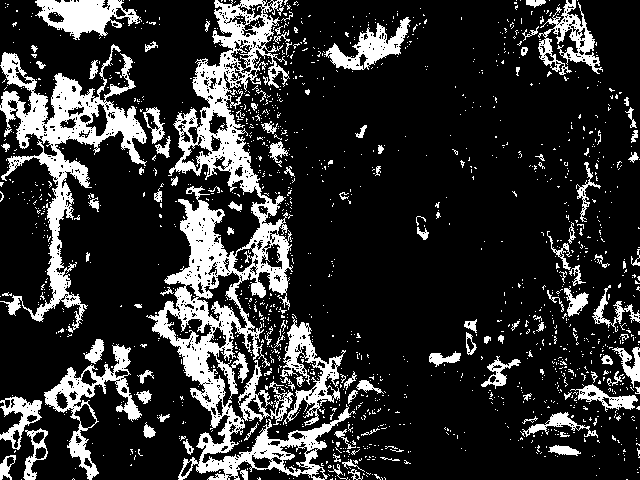
#> input picture HSCluster1.png, 640 x 480 px
$ python AreaKMeans.py
#> lines starting #> are read from the running program, lines starting #| are printed output that depends on the picture; after the words box and inside, x2 and y2 are one past the last pixel; in counts of white or black regions, pixels touching at a corner belong together
import matplotlib.pyplot as plt
from mpl_toolkits.mplot3d import Axes3D
import cv2
import numpy as np
from sklearn.cluster import KMeans
from sklearn import metrics
from scipy.spatial.distance import cdist
from PIL import Image

src1 = cv2.imread('../HSCluster1.png')
#> src1 is the input picture: shape (480, 640, 3); 19% white; 1474 white regions (1362 under 20 px), largest, box (x1, y1, x2, y2) and area: (146, 0, 356, 480) 22118, (0, 44, 147, 333) 9710, (44, 344, 142, 480) 2822
# cv2.imshow('Imagen Cluster 1', src1)

src2 = cv2.imread('../HSCluster2.png')
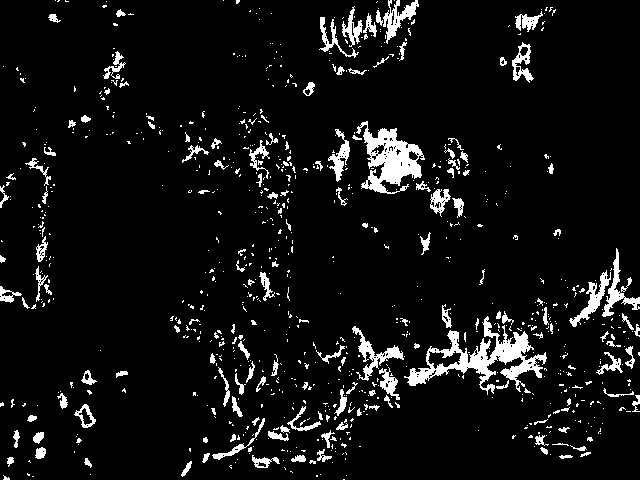
#> input picture HSCluster2.png, 640 x 480 px
#> src2 is the input picture: shape (480, 640, 3); 7% white; 857 white regions (702 under 20 px), largest, box (x1, y1, x2, y2) and area: (404, 316, 547, 395) 3117, (356, 121, 425, 194) 2290, (352, 326, 404, 381) 666
# cv2.imshow('Imagen Cluster 2', src2)

blur1 = cv2.GaussianBlur(src1,(7,7),0)
threshOp1 = cv2.threshold(blur1, 100, 255, cv2.THRESH_BINARY)[1]
#> threshOp1: shape (480, 640, 3); 20.8% white; 255 white regions (146 under 20 px), largest, box (x1, y1, x2, y2) and area: (149, 0, 351, 480) 29512, (0, 52, 147, 333) 11178, (44, 339, 141, 422) 2824
# cv2.imshow("Gaussian Cluster 1", threshOp1)

blur2 = cv2.GaussianBlur(src2,(7,7),0)
threshOp2 = cv2.threshold(blur2, 100, 255, cv2.THRESH_BINARY)[1]
#> threshOp2: shape (480, 640, 3); 7.1% white; 276 white regions (127 under 20 px), largest, box (x1, y1, x2, y2) and area: (407, 317, 547, 393) 3563, (361, 127, 425, 194) 2461, (352, 326, 404, 381) 772
# cv2.imshow("Gaussian Cluster 2", threshOp2)

imageGrayRGB1 = cv2.cvtColor(src1,cv2.COLOR_RGB2GRAY)
#> imageGrayRGB1: shape (480, 640); 19% white; 1474 white regions (1362 under 20 px)
ret1, thresh1 = cv2.threshold(imageGrayRGB1, 127, 255, 0)
contours1, hierarchy1 = cv2.findContours(thresh1, cv2.RETR_LIST, cv2.CHAIN_APPROX_SIMPLE)
#> contours1 = 2834 contours, 2625 with area under 20; largest, box (x1, y1, x2, y2) and area: (146, 0, 356, 480) 26708, (0, 44, 147, 333) 9826, (44, 344, 142, 480) 3288, (35, 0, 142, 40) 2320, (280, 316, 346, 426) 2148
imageRGBThreshColor1 = cv2.cvtColor(imageGrayRGB1,cv2.COLOR_GRAY2RGB)
cv2.drawContours(imageRGBThreshColor1, contours1, -1, (255,255,255), 3)
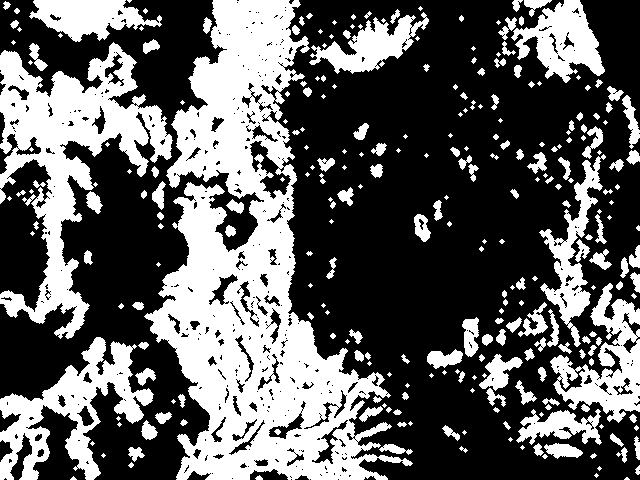
#> imageRGBThreshColor1: shape (480, 640, 3); 37.3% white; 279 white regions (113 under 20 px), largest, box (x1, y1, x2, y2) and area: (144, 0, 413, 480) 52498, (0, 42, 173, 339) 17831, (0, 337, 154, 480) 8086
# cv2.imshow("Filled Cluster 1", imageRGBThreshColor1)

imageGrayRGB2 = cv2.cvtColor(src2,cv2.COLOR_RGB2GRAY)
#> imageGrayRGB2: shape (480, 640); 7% white; 857 white regions (702 under 20 px)
ret2, thresh2 = cv2.threshold(imageGrayRGB2, 127, 255, 0)
contours2, hierarchy2 = cv2.findContours(thresh2, cv2.RETR_LIST, cv2.CHAIN_APPROX_SIMPLE)
#> contours2 = 1083 contours, 965 with area under 20; largest, box (x1, y1, x2, y2) and area: (404, 316, 547, 395) 3049, (356, 121, 425, 194) 2292, (352, 326, 404, 381) 535, (569, 270, 611, 327) 495, (383, 0, 419, 44) 484
imageRGBThreshColor2 = cv2.cvtColor(imageGrayRGB2,cv2.COLOR_GRAY2RGB)
cv2.drawContours(imageRGBThreshColor2, contours2, -1, (255,255,255), 3)
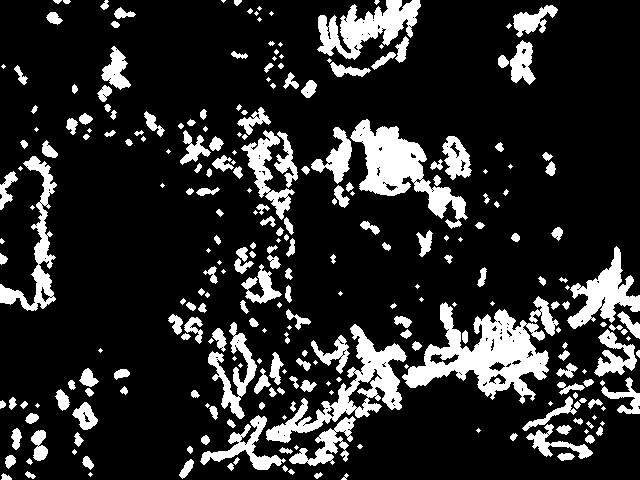
#> imageRGBThreshColor2: shape (480, 640, 3); 16.8% white; 272 white regions (76 under 20 px), largest, box (x1, y1, x2, y2) and area: (402, 302, 549, 404) 6359, (350, 119, 468, 229) 4461, (266, 324, 407, 443) 4079
# cv2.imshow("Filled Cluster 2", imageRGBThreshColor2)

blur1 = cv2.GaussianBlur(imageRGBThreshColor1,(13,13),0)
threshOp1 = cv2.threshold(blur1, 100, 255, cv2.THRESH_BINARY)[1]
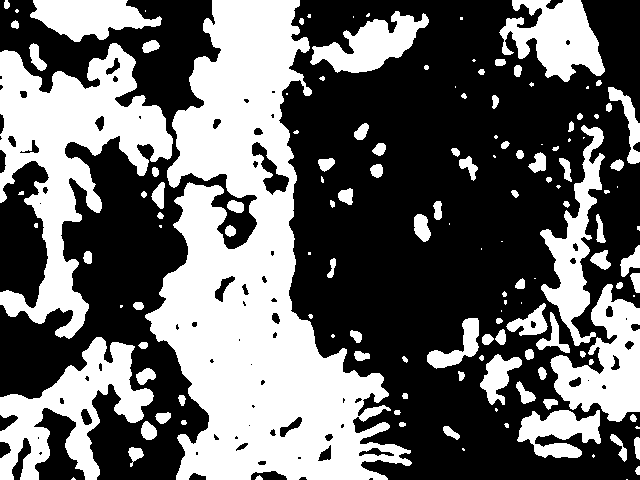
#> threshOp1: shape (480, 640, 3); 41.1% white; 140 white regions (45 under 20 px), largest, box (x1, y1, x2, y2) and area: (145, 0, 412, 480) 59143, (0, 43, 173, 339) 20254, (0, 337, 154, 480) 9103
# cv2.imshow("Final image Cluster 1", threshOp1)
threshOpGray1 = cv2.cvtColor(threshOp1,cv2.COLOR_RGB2GRAY)
#> threshOpGray1: shape (480, 640); 41.1% white; 140 white regions (45 under 20 px)
contours1, hierarchy1 = cv2.findContours(threshOpGray1, cv2.RETR_EXTERNAL, cv2.CHAIN_APPROX_SIMPLE)
#> contours1 = 140 contours, 58 with area under 20; largest, box (x1, y1, x2, y2) and area: (145, 0, 412, 480) 59978, (0, 43, 173, 339) 19939, (0, 337, 154, 480) 8834, (550, 284, 640, 422) 6349, (499, 0, 605, 82) 4780
ImageFinal1 = threshOp1.copy()
cv2.drawContours(threshOp1, contours1, -1, (0,255,0), 1)
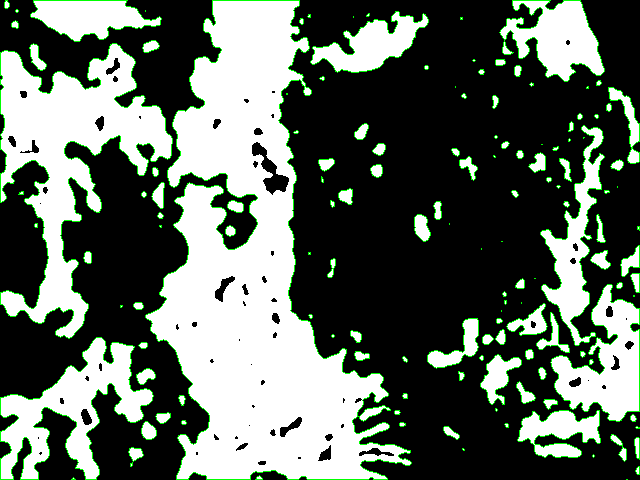
#> threshOp1: shape (480, 640, 3); 3.52% of pixels changed, all inside (x1, y1, x2, y2) = (0, 0, 640, 480)
# cv2.imshow("Contours Cluster 1", threshOp1)
print("Area for cluster 1")
for contour in contours1:
    print(cv2.contourArea(contour))
#> this loop made 140 passes
#> contour on passes 1, 2, 45, 48, 51, 55, 59: [[626, 479], [627, 479]], [[73, 477], [71, 479], [75, 479]], [[501, 310], [501, 311]], [[521, 302], [521, 303]], [[633, 295], [633, 296], [634, 296], [634, 295]], [[534, 278], [535, 278]], [[308, 252], [308, 254], [310, 254], [310, 252]]
#| 0.0
#| 4.0
#| 17.0
#| 23.5
#| 4.0
#| 3.0
#| 141.5
#| 85.5
#> (further printed lines are left out)
# cv2.waitKey(0)

plt.figure()
plt.suptitle('Detección de parámetros cluster 1')
plt.subplot(2,2,1)
plt.imshow(src1)
plt.title("Imagen original")
plt.xlabel("Horizontal Pixels")
plt.ylabel("Vertical Pixels")
plt.subplot(2,2,2)
plt.imshow(ImageFinal1)
plt.title("Imagen Final sin Contornos")
plt.xlabel("Horizontal Pixels")
plt.ylabel("Vertical Pixels")
plt.subplot(2,2,3)
plt.imshow(threshOp1)
plt.title("Imagen Final con Contornos")
plt.xlabel("Horizontal Pixels")
plt.ylabel("Vertical Pixels")

cv2.imwrite("ImagenFinalCluster1.png",threshOp1)

blur2 = cv2.GaussianBlur(imageRGBThreshColor2,(13,13),0)
threshOp2 = cv2.threshold(blur2, 100, 255, cv2.THRESH_BINARY)[1]
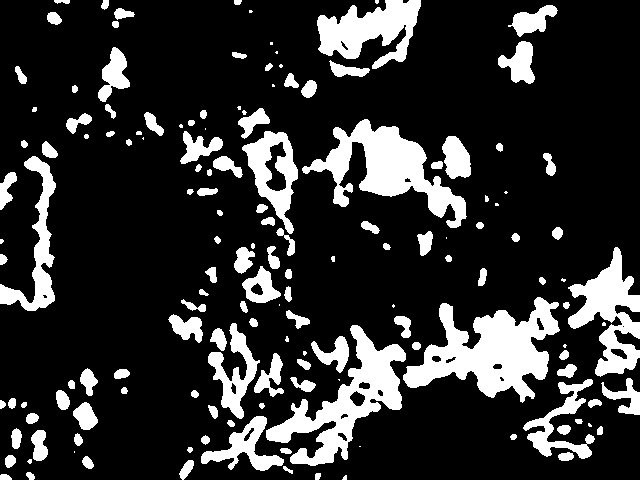
#> threshOp2: shape (480, 640, 3); 18.8% white; 152 white regions (28 under 20 px), largest, box (x1, y1, x2, y2) and area: (403, 297, 560, 403) 7949, (302, 119, 467, 228) 6368, (266, 325, 406, 466) 6255
# cv2.imshow("Final image Cluster 2", threshOp2)
threshOpGray2 = cv2.cvtColor(threshOp2,cv2.COLOR_RGB2GRAY)
#> threshOpGray2: shape (480, 640); 18.8% white; 152 white regions (28 under 20 px)
contours2, hierarchy2 = cv2.findContours(threshOpGray2, cv2.RETR_EXTERNAL, cv2.CHAIN_APPROX_SIMPLE)
#> contours2 = 152 contours, 36 with area under 20; largest, box (x1, y1, x2, y2) and area: (403, 297, 560, 403) 7796, (266, 325, 406, 466) 6190, (302, 119, 467, 228) 6048, (568, 247, 640, 377) 4020, (317, 0, 421, 69) 3746
ImageFinal2 = threshOp2.copy()
cv2.drawContours(threshOp2, contours2, -1, (0,255,0), 1)
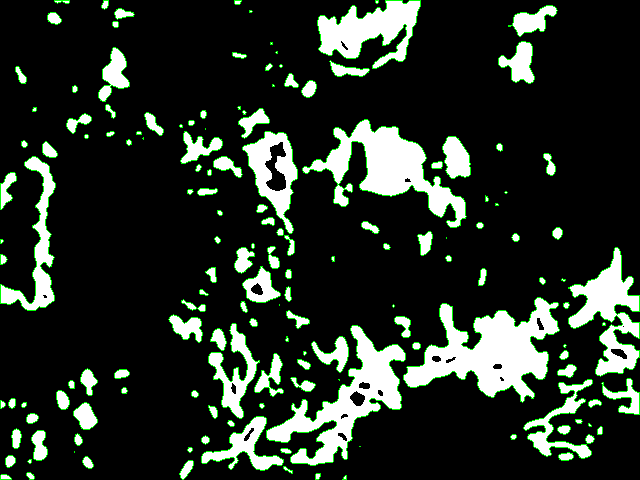
#> threshOp2: shape (480, 640, 3); 3.15% of pixels changed, all inside (x1, y1, x2, y2) = (0, 0, 640, 480)
# cv2.imshow("Contours Cluster 2", threshOp2)
print("Area for cluster 2")
for contour in contours2:
    print(cv2.contourArea(contour))
#> this loop made 152 passes
#> contour on passes 11, 14, 39: [[74, 451], [74, 452]], [[359, 446], [360, 446]], [[338, 379], [339, 380], [339, 379]]
#| 10.5
#| 45.5
#| 26.5
#| 40.0
#| 24.5
#| 145.5
#| 11.5
#| 89.0
#> (further printed lines are left out)
# cv2.waitKey(0)


plt.figure()
plt.suptitle('Detección de parámetros cluster 2')
plt.subplot(2,2,1)
plt.imshow(src2)
plt.title("Imagen original")
plt.xlabel("Horizontal Pixels")
plt.ylabel("Vertical Pixels")
plt.subplot(2,2,2)
plt.imshow(ImageFinal2)
plt.title("Imagen Final sin Contornos")
plt.xlabel("Horizontal Pixels")
plt.ylabel("Vertical Pixels")
plt.subplot(2,2,3)
plt.imshow(threshOp2)
plt.title("Imagen Final con Contornos")
plt.xlabel("Horizontal Pixels")
plt.ylabel("Vertical Pixels")
plt.show()

cv2.imwrite("ImagenFinalCluster2.png",threshOp2)
